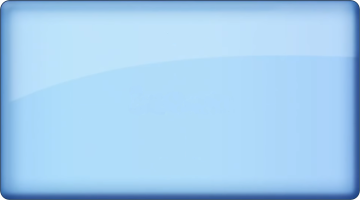
#> input picture res/q.png, 360 x 200 px
$ python genimg.py
#> lines starting #> are read from the running program, lines starting #| are printed output that depends on the picture
import io
import os.path
from PIL import Image, ImageDraw, ImageFont

default_font_path	= os.path.join('res', 'DINMedium.ttf')
default_font_size	= 48
default_font	= ImageFont.truetype(default_font_path, default_font_size)
default_timer_font_size	= 36
blank_button	= Image.open(os.path.join('res', 'q.png'))
#> blank_button is the input picture: PIL image 360x200 RGBA; mean R, G, B, A 163.5, 206.2, 239.7, 254.1
question_mark_button	= Image.open(os.path.join('res', 'qq.png'))
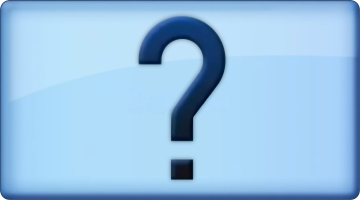
#> input picture res/qq.png, 360 x 200 px
#> question_mark_button is the input picture: PIL image 360x200 RGBA; mean R, G, B, A 151.9, 193.9, 228.4, 254.1
answer_bar	= Image.open(os.path.join('res', 'answer.png'))
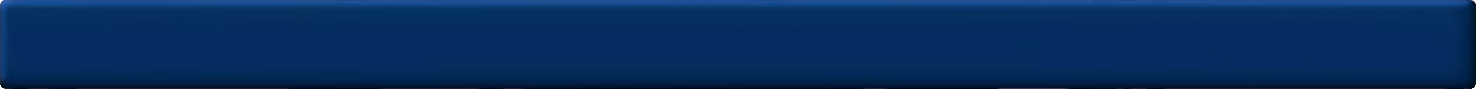
#> input picture res/answer.png, 1476 x 89 px
#> answer_bar is the input picture: PIL image 1476x89 RGBA; mean R, G, B, A 5.9, 45.1, 94.3, 254.8
timer_bar	= Image.open(os.path.join('res', 'timer.png'))
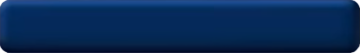
#> input picture res/timer.png, 360 x 53 px
#> timer_bar is the input picture: PIL image 360x53 RGBA; mean R, G, B, A 7.7, 41.5, 87, 253.9
wall_colors	= [Image.open(os.path.join('res', f'wall_{n+1}.png')) for n in range(4)]
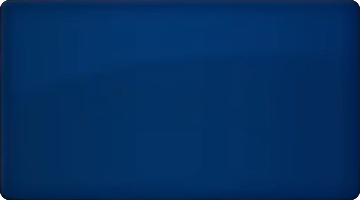
#> input picture res/wall_1.png, 360 x 200 px
#> (the run stopped early here; a loop or call above may not have finished)
